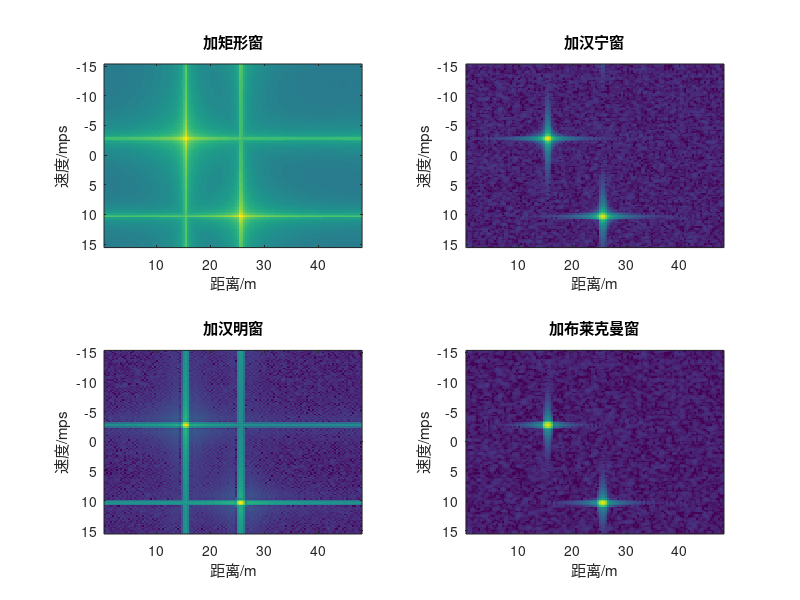
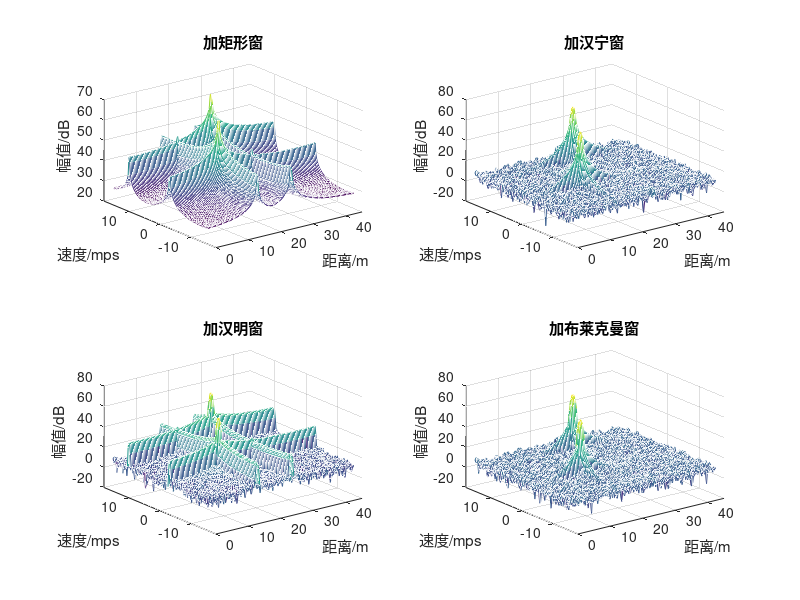
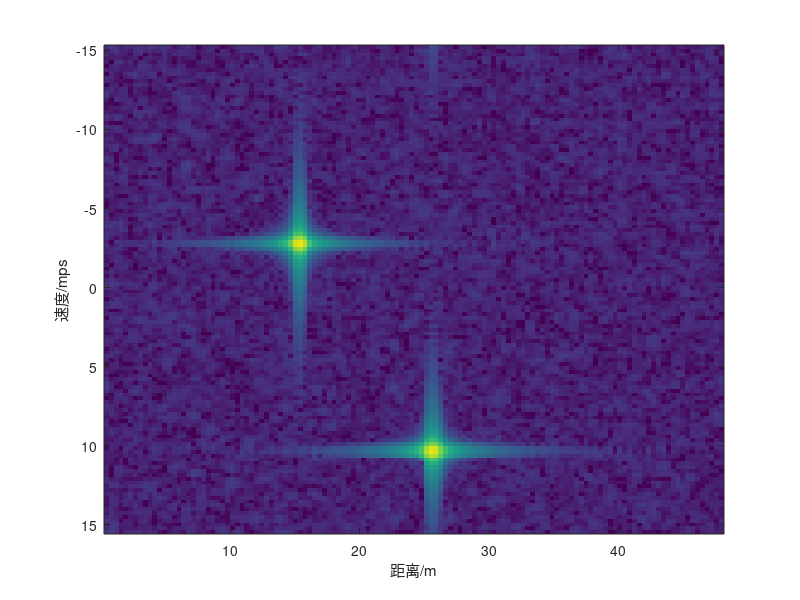
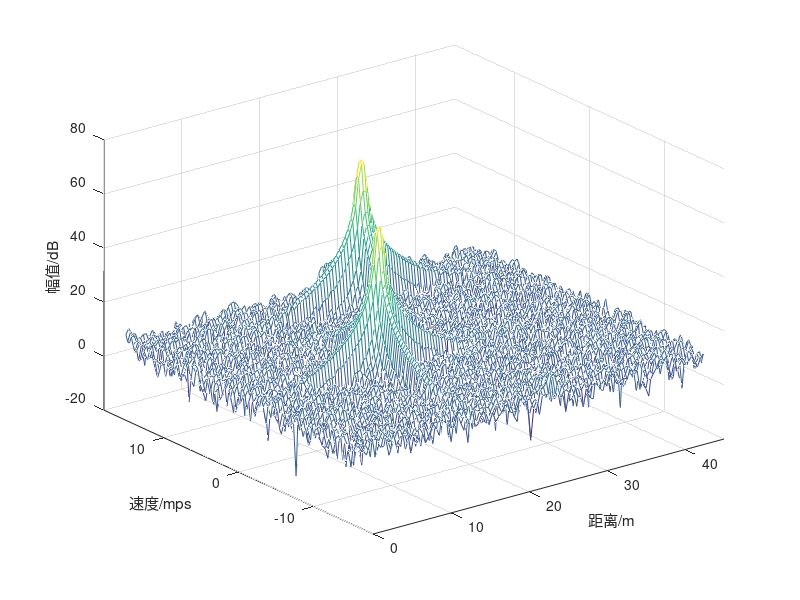

The MATLAB source for these figures, in order:
%% Initial operation
close all;
clc;
tarR = [15 25];    %target range
tarV = [-3 10];     %target velocity
c = 3*10^8;
f0 = 24.25*10^9;
T = 0.0002;   %chirp Sweep Time
B = 400*10^6;
L = 128;            %slow-time dimension,num of chirps
N = 128;           %fast-time dimension,num of samples
Npad = 1;          %padding in order to improve measure precision
Lpad = 1;         %padding in order to improve measure precision
%% generate receive signal
S1 = zeros(L,N);
for l = 1:L
    for n = 1:N
        S1(l,n) = 500*exp(1i*2*pi*((2*B*(tarR(1)+tarV(1)*T*l)/(c*T)+(2*f0*tarV(1))/c)*T/N*n+((2*f0)*(tarR(1)+tarV(1)*T*l))/c));
    end
end
S1 = awgn(S1,20);

S2 = zeros(L,N);
for l = 1:L
    for n = 1:N
        S2(l,n) = 500*exp(1i*2*pi*((2*B*(tarR(2)+tarV(2)*T*l)/(c*T)+(2*f0*tarV(2))/c)*T/N*n+((2*f0)*(tarR(2)+tarV(2)*T*l))/c));
    end
end
S2 = awgn(S2,20);
sigReceive = S1+S2;
%% range fft processing
hanning1 = hanning(N,'periodic');
% hanning1 = ones(N,1);
sigRWin = zeros(L,N);
for ii = 1:L
    sigRWin(ii,:) = hanning1'.*sigReceive(ii,:);
end
sigRfft = zeros(L,N*Npad);
for ii = 1:L
    sigRfft(ii,:) = fft(sigRWin(ii,:),N*Npad);
end
%% doppler fft processing
hanning2 = hanning(L,'periodic');
% hanning2 = ones(N,1);
sigDWin = zeros(L,N*Npad);
for ii = 1:N*Npad
    sigDWin(:,ii) = hanning2.*sigRfft(:,ii);
end
sigDfft = zeros(L*Lpad,N*Npad);
for ii = 1:N*Npad
    sigDfft(:,ii) = fftshift(fft(sigDWin(:,ii),L*Lpad));
end
%% Visualization
Rres = c/(2*B*Npad);
Vres = c/(2*24.25*10^9*T*L*Lpad);
figure,image(Rres*[1:N*Npad],[1:L],10*log10(abs(sigRfft))),title('Range - FFT')
xlabel('Range/m'),ylabel('Frame');
figure,mesh(abs(sigRfft)),title('Range-FFT');
figure,image(Rres*[1:N*Npad],Vres*([1:L*Lpad] - L*Lpad/2),10*log10(abs(sigDfft)));
xlabel('距离/m'),ylabel('速度/mps');
figure,mesh(Rres*[1:N*Npad],Vres*([1:L*Lpad] - L*Lpad/2),10*log10(abs(sigDfft)));
xlim([0 45]);
ylim([-18 18]);
xlabel('距离/m'),ylabel('速度/mps'),zlabel('幅值/dB');

%% Window Test

hanning1 = ones(N,1);
sigRWin = zeros(L,N);
for ii = 1:L
    sigRWin(ii,:) = hanning1'.*sigReceive(ii,:);
end
sigRfft = zeros(L,N*Npad);
for ii = 1:L
    sigRfft(ii,:) = fft(sigRWin(ii,:),N*Npad);
end

hanning2 = ones(N,1);
sigDWin = zeros(L,N*Npad);
for ii = 1:N*Npad
    sigDWin(:,ii) = hanning2.*sigRfft(:,ii);
end
sigDfft = zeros(L*Lpad,N*Npad);
for ii = 1:N*Npad
    sigDfft(:,ii) = fftshift(fft(sigDWin(:,ii),L*Lpad));
end

figure(1),
subplot(221),image(Rres*[1:N*Npad],Vres*([1:L*Lpad] - L*Lpad/2),10*log10(abs(sigDfft)));
xlabel('距离/m'),ylabel('速度/mps');
title('加矩形窗');
figure(2),
subplot(221),mesh(Rres*[1:N*Npad],Vres*([1:L*Lpad] - L*Lpad/2),10*log10(abs(sigDfft)));
xlim([0 45]);
ylim([-18 18]);
xlabel('距离/m'),ylabel('速度/mps'),zlabel('幅值/dB');
title('加矩形窗');


hanning1 = hanning(N,'periodic');
sigRWin = zeros(L,N);
for ii = 1:L
    sigRWin(ii,:) = hanning1'.*sigReceive(ii,:);
end
sigRfft = zeros(L,N*Npad);
for ii = 1:L
    sigRfft(ii,:) = fft(sigRWin(ii,:),N*Npad);
end

hanning2 = hanning(L,'periodic');
sigDWin = zeros(L,N*Npad);
for ii = 1:N*Npad
    sigDWin(:,ii) = hanning2.*sigRfft(:,ii);
end
sigDfft = zeros(L*Lpad,N*Npad);
for ii = 1:N*Npad
    sigDfft(:,ii) = fftshift(fft(sigDWin(:,ii),L*Lpad));
end

figure(1),
subplot(222),image(Rres*[1:N*Npad],Vres*([1:L*Lpad] - L*Lpad/2),10*log10(abs(sigDfft)));
xlabel('距离/m'),ylabel('速度/mps');
title('加汉宁窗');
figure(2),
subplot(222),mesh(Rres*[1:N*Npad],Vres*([1:L*Lpad] - L*Lpad/2),10*log10(abs(sigDfft)));
xlim([0 45]);
ylim([-18 18]);
xlabel('距离/m'),ylabel('速度/mps'),zlabel('幅值/dB');
title('加汉宁窗');

hanning1 = hamming(N,'periodic');
sigRWin = zeros(L,N);
for ii = 1:L
    sigRWin(ii,:) = hanning1'.*sigReceive(ii,:);
end
sigRfft = zeros(L,N*Npad);
for ii = 1:L
    sigRfft(ii,:) = fft(sigRWin(ii,:),N*Npad);
end

hanning2 = hamming(L,'periodic');
sigDWin = zeros(L,N*Npad);
for ii = 1:N*Npad
    sigDWin(:,ii) = hanning2.*sigRfft(:,ii);
end
sigDfft = zeros(L*Lpad,N*Npad);
for ii = 1:N*Npad
    sigDfft(:,ii) = fftshift(fft(sigDWin(:,ii),L*Lpad));
end

figure(1),
subplot(223),image(Rres*[1:N*Npad],Vres*([1:L*Lpad] - L*Lpad/2),10*log10(abs(sigDfft)));
xlabel('距离/m'),ylabel('速度/mps');
title('加汉明窗');
figure(2),
subplot(223),mesh(Rres*[1:N*Npad],Vres*([1:L*Lpad] - L*Lpad/2),10*log10(abs(sigDfft)));
xlim([0 45]);
ylim([-18 18]);
xlabel('距离/m'),ylabel('速度/mps'),zlabel('幅值/dB');
title('加汉明窗');

hanning1 = blackman(N,'periodic');
sigRWin = zeros(L,N);
for ii = 1:L
    sigRWin(ii,:) = hanning1'.*sigReceive(ii,:);
end
sigRfft = zeros(L,N*Npad);
for ii = 1:L
    sigRfft(ii,:) = fft(sigRWin(ii,:),N*Npad);
end

hanning2 = blackman(L,'periodic');
sigDWin = zeros(L,N*Npad);
for ii = 1:N*Npad
    sigDWin(:,ii) = hanning2.*sigRfft(:,ii);
end
sigDfft = zeros(L*Lpad,N*Npad);
for ii = 1:N*Npad
    sigDfft(:,ii) = fftshift(fft(sigDWin(:,ii),L*Lpad));
end

figure(1),
subplot(224),image(Rres*[1:N*Npad],Vres*([1:L*Lpad] - L*Lpad/2),10*log10(abs(sigDfft)));
xlabel('距离/m'),ylabel('速度/mps');
title('加布莱克曼窗');
figure(2),
subplot(224),mesh(Rres*[1:N*Npad],Vres*([1:L*Lpad] - L*Lpad/2),10*log10(abs(sigDfft)));
xlim([0 45]);
ylim([-18 18]);
xlabel('距离/m'),ylabel('速度/mps'),zlabel('幅值/dB');
title('加布莱克曼窗');
%% 2D CA-CFAR
Pfa = 10^(-6);
Rres_rdm = c/(2*B);
Vres_rdm = c/(2*24.25*10^9*T*L);
Range_Dim = Rres_rdm*[1:N];
Velocity_Dim = Vres_rdm*([1:L] - L/2);
Range_Dopple_Map = abs(sigDfft);

handleWindow_r = 9;
handleWindow_c = 9;
handleWindow = zeros(handleWindow_r,handleWindow_c);
proCell_r = 5;
proCell_c = 5;
proCell = zeros(proCell_r,proCell_c);
[r c] = size(Range_Dopple_Map);
CFAR_Map_r = r - (handleWindow_r-1);
CFAR_Map_c = c - (handleWindow_c-1);
CFAR_Map = zeros(CFAR_Map_r,CFAR_Map_c);
referCellNum = handleWindow_r*handleWindow_c - proCell_r*proCell_c;
alpha = referCellNum*(Pfa^(-1/referCellNum) - 1);
for i = 1:CFAR_Map_r
    for j = 1:CFAR_Map_c
        handleWindow = Range_Dopple_Map(i:i+handleWindow_r-1,j:j+handleWindow_c-1);
        proCell = handleWindow(1+(handleWindow_r - proCell_r)/2:handleWindow_r - (handleWindow_r - proCell_r)/2,1+(handleWindow_c - proCell_c)/2:handleWindow_c - (handleWindow_c - proCell_c)/2);
        Beta = (sum(sum(handleWindow)) - sum(sum(proCell)))/(referCellNum);
        CFAR_Map(i,j) = alpha*Beta;
    end
end

CFAR_MapRange_Dim = Range_Dim(1 + handleWindow_r - proCell_r:N - (handleWindow_r - proCell_r));
CFAR_MapVelocity_Dim = Velocity_Dim(1 + handleWindow_c - proCell_c:N - (handleWindow_c - proCell_c));
figure,subplot(121);
mesh(Range_Dim,Velocity_Dim,10*log10(Range_Dopple_Map));
xlabel('距离/m'),ylabel('速度/mps'),zlabel('幅值/dB');
title('2D-FFT')
subplot(122);
mesh(CFAR_MapRange_Dim,CFAR_MapVelocity_Dim,10*log10(CFAR_Map));
xlabel('距离/m'),ylabel('速度/mps'),zlabel('幅值/dB');
title('2D-CFAR检测判决门限')

figure,subplot(121);
image(Range_Dim,Velocity_Dim,10*log10(Range_Dopple_Map));
xlabel('距离/m'),ylabel('速度/mps');
title('距离多普勒图');
subplot(122);
image(CFAR_MapRange_Dim,CFAR_MapVelocity_Dim,10*log10(CFAR_Map));
xlabel('距离/m'),ylabel('速度/mps');
title('2D-CFAR检测判决门限')

CRange_Dopple_Map = Range_Dopple_Map(1 + handleWindow_r - proCell_r:N - (handleWindow_r - proCell_r),1 + handleWindow_c - proCell_c:N - (handleWindow_c - proCell_c));
[comR comC] = find(CRange_Dopple_Map < CFAR_Map);
for i = 1:length(comR)
    CRange_Dopple_Map(comR(i),comC(i)) = 0;
end

figure,mesh(CFAR_MapRange_Dim,CFAR_MapVelocity_Dim,CRange_Dopple_Map);
xlabel('距离/m'),ylabel('速度/mps'),zlabel('幅值');
figure,image(CFAR_MapRange_Dim,CFAR_MapVelocity_Dim,CRange_Dopple_Map);
xlabel('距离/m'),ylabel('速度/mps');